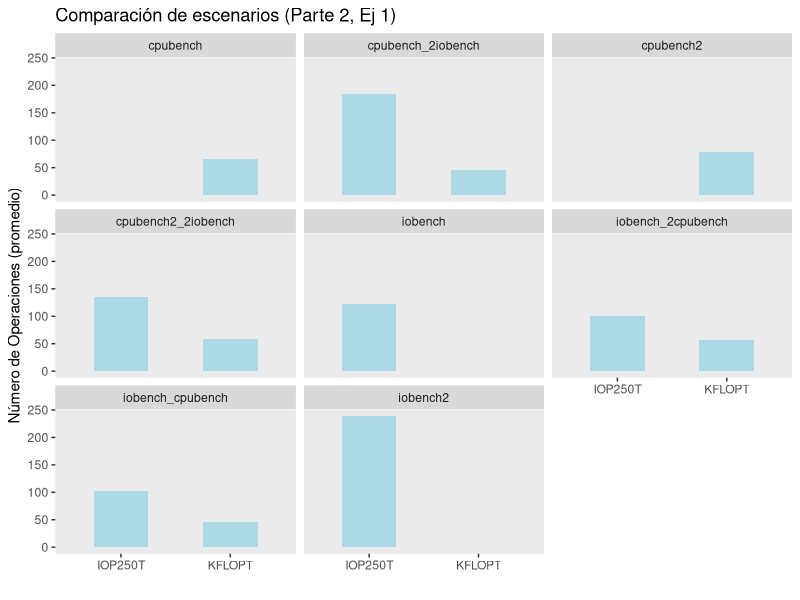

This figure's R source:
######### Ejecucion #########

#> $ Rscript plot.R

######### Packages  #########
packages <- c("readxl", "tseries", "dynlm", "mFilter", "ggplot2", "dplyr")
sapply(packages, require, character.only = TRUE)

######### bases #########

cpubench <- read.table("cpubench.txt", quote="\"", comment.char="")

cpubench_2iobench <- read.table("cpubench_2iobench.txt", quote="\"", comment.char="")

cpubench2 <- read.table("2cpubench.txt", quote="\"", comment.char="")

cpubench2_2iobench <- read.table("2cpubench_2iobench.txt", quote="\"", comment.char="")

iobench <- read.table("iobench.txt", quote="\"", comment.char="")

iobench_2cpubench <- read.table("iobench_2cpubench.txt", quote="\"", comment.char="")

iobench_cpubench <- read.table("iobench_cpubench.txt", quote="\"", comment.char="")

iobench2 <- read.table("2iobench.txt", quote="\"", comment.char="")

######### plot y .png #########

png(file = "plot_part2_1.png")
bind_rows(cpubench = cpubench, cpubench_2iobench = cpubench_2iobench,
          cpubench2 = cpubench2, cpubench2_2iobench = cpubench2_2iobench,
          iobench = iobench, iobench_2cpubench = iobench_2cpubench,
          iobench_cpubench = iobench_cpubench, iobench2 = iobench2,
          .id = "id") %>%
    ggplot(mapping = aes(x = V3)) +
        geom_bar(width=0.5, fill='lightblue') +
        facet_wrap(~id) +
        theme(panel.grid = element_blank()) +
        labs(title = "Comparación de escenarios (Parte 2, Ej 1)", y = "Número de Operaciones (promedio)", x= "") 
dev.off()
